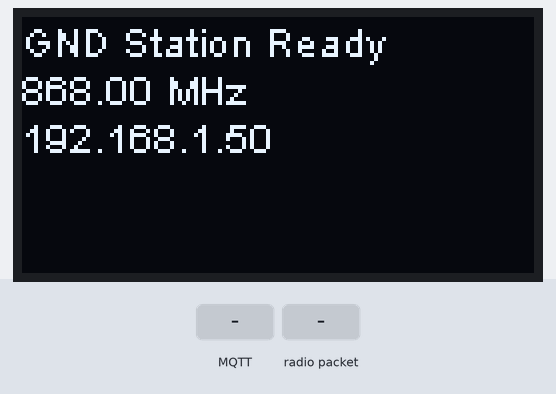
Bench run of a sketch on a simulated ESP32-S3. Shown: 128×64 one-colour display. Inputs (shaded band) come from the test bench. WiFi joins after 1.5 s; servers stay silent unless stated; no MQTT or app messages arrive unless stated; what the sketch prints to the serial monitor is not drawn.

Above: at 3.1 s.
3.2 s: MQTT message "1" arrives on the first subscribed topic
At 4.0 s:
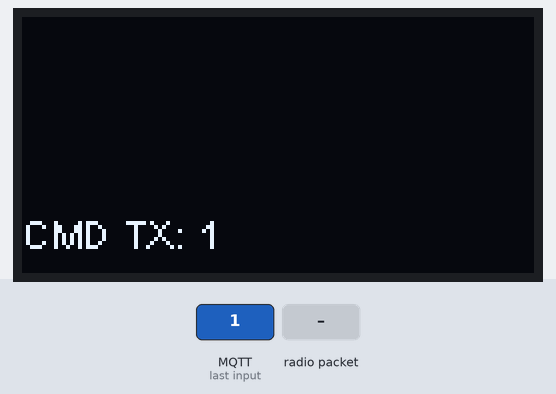
4.7 s: radio packet "1" arrives
At 5.4 s:
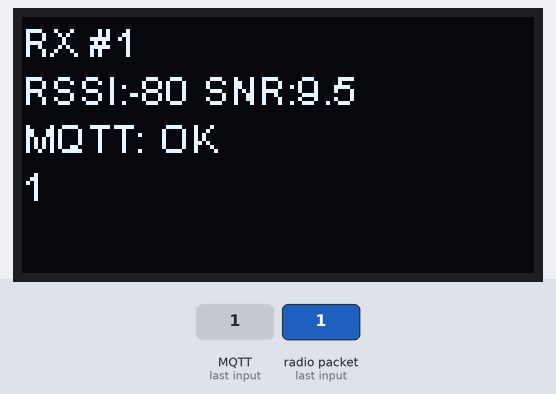
6.2 s: MQTT message "on" arrives on the first subscribed topic
At 7.4 s:
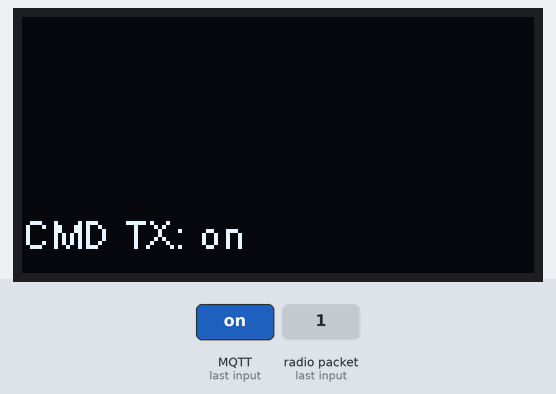
7.7 s: MQTT message "off" arrives on the first subscribed topic
Timing chart, 0 to 10.2 s (numbered marks = the images above; inputs shaded):
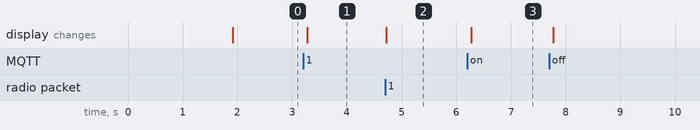

The sketch:

ground_station.ino
```cpp
// ============================================================
//  GROUND STATION BOARD — Heltec WiFi LoRa 32 (v2 / v3)
//  Receives LoRa packets from Satellite, publishes to MQTT.
//  Also forwards downlink commands from MQTT via LoRa.
//
//  ★ CONFIGURE THE SECTION BELOW BEFORE FLASHING ★
// ============================================================

// ---------- USER CONFIG ----------
#define WIFI_SSID     "YOUR_WIFI_SSID"      // <-- change this
#define WIFI_PASS     "YOUR_WIFI_PASSWORD"   // <-- change this
#define MQTT_HOST     "192.168.1.100"        // <-- your PC's LAN IP (run ipconfig)
#define MQTT_PORT     1883
#define CLIENT_ID     "LoRa_GND_Station"

// MQTT Topics (must match backend MQTT_TOPIC_PREFIX = "sat")
#define TOPIC_TELEM   "sat/telemetry/Sat_1"
#define TOPIC_CMD_SUB "sat/command/Sat_1"    // commands to forward via LoRa

// LoRa radio params — MUST match satellite board exactly
#define BAND      868E6    // 868E6 = EU | 915E6 = US/AU
#define LORA_SF   7
#define LORA_BW   125E3
#define LORA_CR   5
#define LORA_SYNC 0x12
// ---------------------------------

#ifdef HELTEC_V3
  #include "HeltecLib.h"
#else
  #include "heltec.h"
#endif

#include <WiFi.h>
#include <PubSubClient.h>
#include <ArduinoJson.h>

WiFiClient   wifiClient;
PubSubClient mqtt(wifiClient);

unsigned long last_reconnect = 0;
int           rx_count       = 0;

// ---------- WiFi ----------
void connectWiFi() {
  Serial.print("[WiFi] Connecting to ");
  Serial.println(WIFI_SSID);
  WiFi.begin(WIFI_SSID, WIFI_PASS);

  unsigned long start = millis();
  while (WiFi.status() != WL_CONNECTED && millis() - start < 15000) {
    delay(500);
    Serial.print(".");
  }

  if (WiFi.status() == WL_CONNECTED) {
    Serial.println("\n[WiFi] Connected! IP: " + WiFi.localIP().toString());
  } else {
    Serial.println("\n[WiFi] FAILED — check SSID/password");
  }
}

// ---------- MQTT Callbacks ----------
void onMqttMessage(char* topic, byte* payload, unsigned int length) {
  // Received a downlink command from the dashboard → forward via LoRa
  String msg = "";
  for (unsigned int i = 0; i < length; i++) msg += (char)payload[i];

  Serial.println("[MQTT] CMD received → forwarding via LoRa: " + msg);

  LoRa.beginPacket();
  LoRa.print(msg);
  LoRa.endPacket();

#ifndef HELTEC_V3
  Heltec.display->clear();
  Heltec.display->drawString(0, 48, "CMD TX: " + msg.substring(0, 20));
  Heltec.display->display();
#endif
}

bool reconnectMQTT() {
  if (WiFi.status() != WL_CONNECTED) connectWiFi();
  if (WiFi.status() != WL_CONNECTED) return false;

  Serial.print("[MQTT] Connecting to " + String(MQTT_HOST) + "...");
  if (mqtt.connect(CLIENT_ID)) {
    Serial.println(" OK");
    mqtt.subscribe(TOPIC_CMD_SUB);
    Serial.println("[MQTT] Subscribed to " + String(TOPIC_CMD_SUB));
    return true;
  }
  Serial.println(" FAILED, rc=" + String(mqtt.state()));
  return false;
}

// ---------- Setup ----------
void setup() {
  Serial.begin(115200);

#ifdef HELTEC_V3
  heltec_setup();
#else
  Heltec.begin(true, true, true, true, BAND);
#endif

  LoRa.setSpreadingFactor(LORA_SF);
  LoRa.setSignalBandwidth(LORA_BW);
  LoRa.setCodingRate4(LORA_CR);
  LoRa.setSyncWord(LORA_SYNC);

  connectWiFi();

  mqtt.setServer(MQTT_HOST, MQTT_PORT);
  mqtt.setCallback(onMqttMessage);
  mqtt.setBufferSize(512);  // allow larger JSON payloads

  reconnectMQTT();

  Serial.println("[GND] Ground station ready. Listening on " + String(BAND / 1E6) + " MHz");

#ifndef HELTEC_V3
  Heltec.display->clear();
  Heltec.display->setFont(ArialMT_Plain_10);
  Heltec.display->drawString(0, 0,  "GND Station Ready");
  Heltec.display->drawString(0, 12, String(BAND / 1E6) + " MHz");
  Heltec.display->drawString(0, 24, WiFi.localIP().toString());
  Heltec.display->display();
#endif
}

// ---------- Loop ----------
void loop() {
  // Keep MQTT alive
  if (!mqtt.connected()) {
    unsigned long now = millis();
    if (now - last_reconnect > 5000) {
      last_reconnect = now;
      reconnectMQTT();
    }
  } else {
    mqtt.loop();
  }

  // Check for incoming LoRa packet
  int pktSize = LoRa.parsePacket();
  if (pktSize > 0) {
    String received = "";
    while (LoRa.available()) {
      received += (char)LoRa.read();
    }
    int rssi = LoRa.packetRssi();
    float snr = LoRa.packetSnr();

    Serial.println("[LoRa] RX (" + String(pktSize) + "B) RSSI:" + String(rssi) + " SNR:" + String(snr, 1));
    Serial.println("       " + received);

    // Parse and inject actual RSSI/SNR from the receiver
    StaticJsonDocument<512> doc;
    DeserializationError err = deserializeJson(doc, received);

    String mqttPayload;
    if (!err) {
      // Update RSSI and SNR with the ground-station-measured values
      if (doc.containsKey("data")) {
        doc["data"]["rssi"] = rssi;
        doc["data"]["snr"]  = snr;
      }
      serializeJson(doc, mqttPayload);
    } else {
      // Not valid JSON — forward raw anyway
      mqttPayload = received;
    }

    // Publish to MQTT
    if (mqtt.connected()) {
      bool ok = mqtt.publish(TOPIC_TELEM, mqttPayload.c_str(), false);
      rx_count++;
      Serial.println("[MQTT] Published to " + String(TOPIC_TELEM) + (ok ? " OK" : " FAIL"));
    } else {
      Serial.println("[MQTT] Not connected — packet dropped");
    }

#ifndef HELTEC_V3
    Heltec.display->clear();
    Heltec.display->drawString(0, 0,  "RX #" + String(rx_count));
    Heltec.display->drawString(0, 12, "RSSI:" + String(rssi) + " SNR:" + String(snr, 1));
    Heltec.display->drawString(0, 24, "MQTT: " + String(mqtt.connected() ? "OK" : "OFF"));
    Heltec.display->drawString(0, 36, received.substring(0, 22));
    Heltec.display->display();
#endif
  }
}
```

Measured:
- after the input at 3.2 s, the display: changes after 0.08 s (image 1)
- after the input at 4.7 s, the display: changes at once (image 2)
- after the input at 6.2 s, the display: changes after 0.07 s (image 3)
